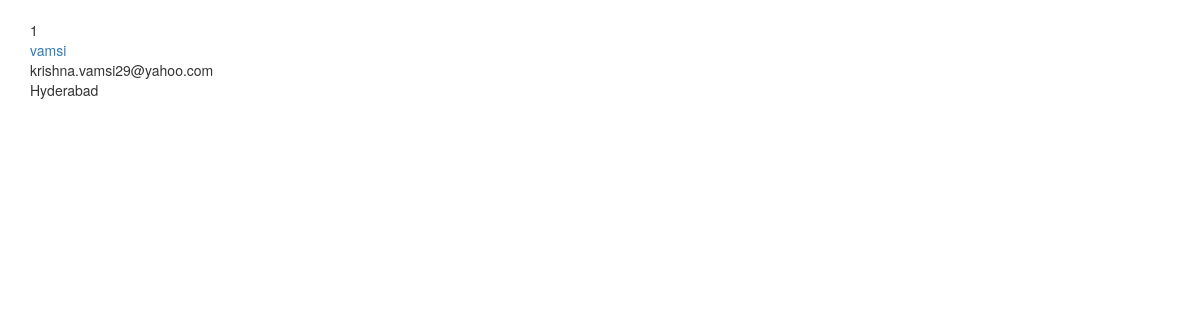
/user/index/, run on an earlier commit of the app's database.
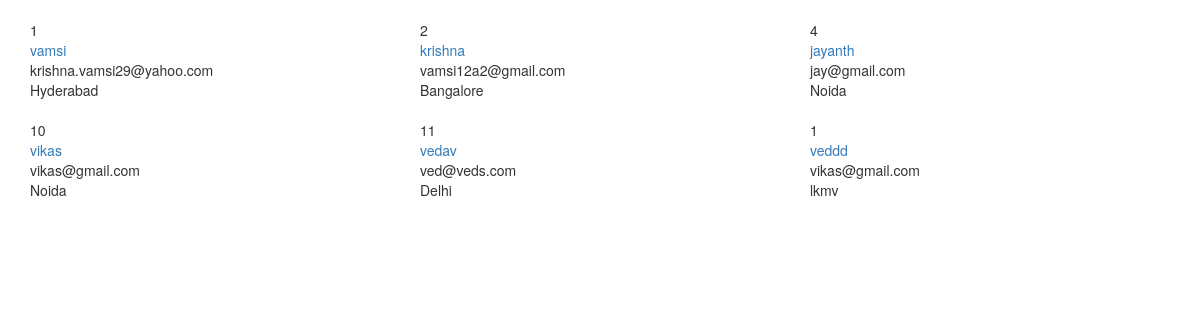
And on a later commit of the database.
### Module_A/models.py (models this page shows, shortened)
class User(models.Model):
    user_id = models.CharField(max_length=5)
    name = models.CharField(max_length=25)
    email = models.EmailField()
    city = models.CharField(max_length=25)
    def get_absolute_url(self):
        return reverse("byname",kwargs={"name":self.name})

### Module_A/views.py (the view)
def index_view(request):
    dat = User.objects.all()
    return render(request, 'index.html',{"data":dat});

### Module_A/templates/index.html (shortened to what this page needs)
{% extends "base.html" %}
{% block content %}
    <div class="row">
    {% for obj in data %}
        <div class=" col-sm-6 col-md-4">
            <br/>{{obj.user_id}}<br/>
            <a href='{{ obj.get_absolute_url }}'>{{obj.name}}</a><br/>
            {{obj.email}}<br/>
            {{obj.city}}<br/>
        </div>
    {% endfor %}
    </div>
{% endblock content %}

### Module_A/templates/base.html (shortened to what this page needs)
<html>
    <head>
        {% load static %}
        {% block imports %}
            <link rel="stylesheet" href="https://maxcdn.bootstrapcdn.com/bootstrap/3.3.7/css/bootstrap.min.css">
            <link rel="stylesheet" href="{% static 'css/main.css' %}"
        {% endblock imports %}
    </head>
    <body class="container">
         {% block content %}
         {% endblock content%}
    </body>
</html>

What changed in the data, as far as the page shows it:
added User: user_id "2", name "krishna", email "vamsi12a2@gmail.com", city "Bangalore"
added User: user_id "4", name "jayanth", email "jay@gmail.com", city "Noida"
added User: user_id "10", name "vikas", email "vikas@gmail.com", city "Noida"
added User: user_id "11", name "vedav", email "ved@veds.com", city "Delhi"
added User: user_id "1", name "veddd", email "vikas@gmail.com", city "lkmv"
